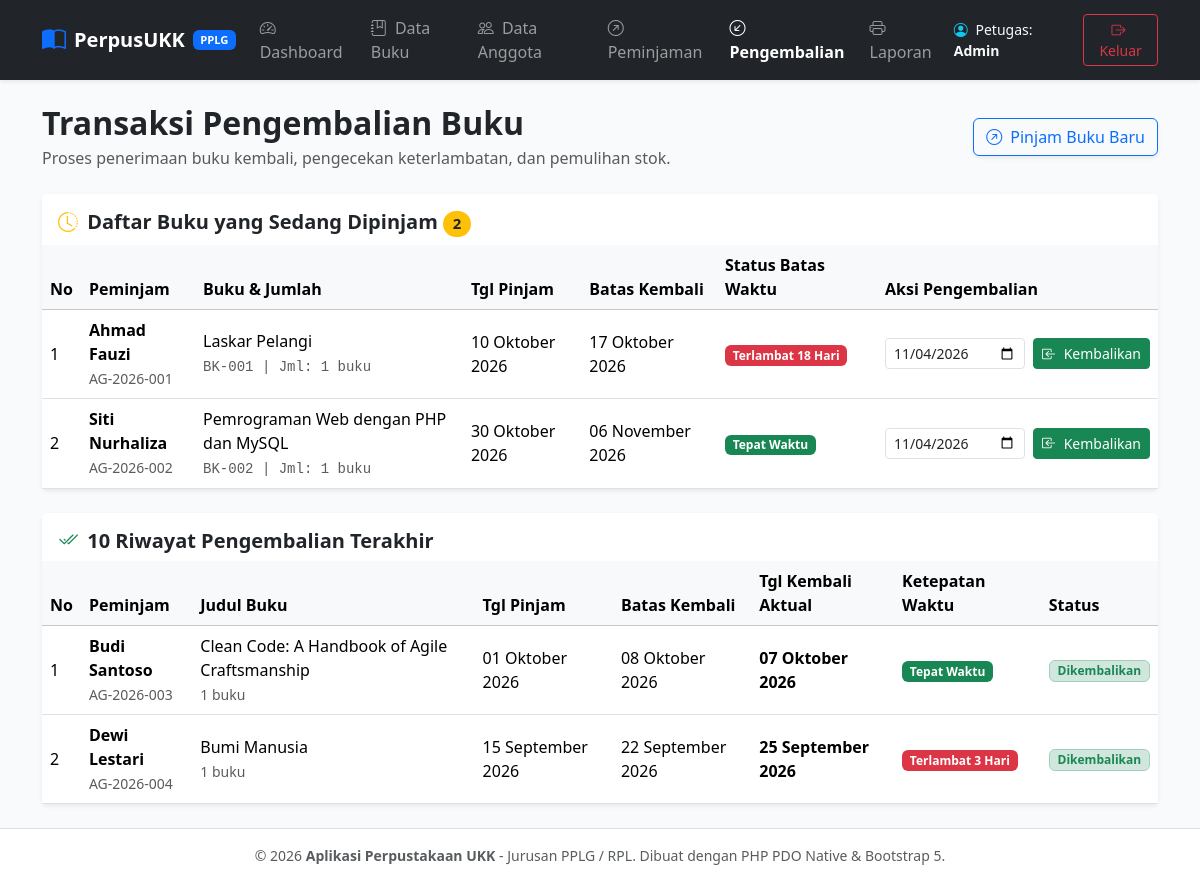
/perpus/versi-bootstrap/pengembalian.php (signed in), run on the app's committed database.
### tables this page shows
CREATE TABLE `peminjaman` (
    `id_peminjaman` INT AUTO_INCREMENT PRIMARY KEY,
    `id_anggota` INT NOT NULL,
    `id_buku` INT NOT NULL,
    `tanggal_pinjam` DATE NOT NULL,
    `tanggal_rencana_kembali` DATE NOT NULL,
    `tanggal_kembali_aktual` DATE NULL DEFAULT NULL,
    `jumlah_pinjam` INT NOT NULL DEFAULT 1,
    `status` ENUM('Dipinjam', 'Dikembalikan') NOT NULL DEFAULT 'Dipinjam',
    `created_at` TIMESTAMP DEFAULT CURRENT_TIMESTAMP,
    KEY `idx_peminjaman_status` (`status`),
    KEY `idx_peminjaman_tgl_pinjam` (`tanggal_pinjam`),
    CONSTRAINT `fk_peminjaman_anggota` 
        FOREIGN KEY (`id_anggota`) REFERENCES `anggota` (`id_anggota`) 
        ON DELETE RESTRICT ON UPDATE CASCADE,
    CONSTRAINT `fk_peminjaman_buku` 
        FOREIGN KEY (`id_buku`) REFERENCES `buku` (`id_buku`) 
        ON DELETE RESTRICT ON UPDATE CASCADE
);

CREATE TABLE `anggota` (
    `id_anggota` INT AUTO_INCREMENT PRIMARY KEY,
    `nomor_anggota` VARCHAR(20) NOT NULL UNIQUE,
    `nama_lengkap` VARCHAR(100) NOT NULL,
    `jenis_kelamin` ENUM('Laki-laki', 'Perempuan') NOT NULL,
    `alamat` TEXT NOT NULL,
    `no_telepon` VARCHAR(20) NOT NULL,
    `tanggal_pendaftaran` DATE NOT NULL,
    `created_at` TIMESTAMP DEFAULT CURRENT_TIMESTAMP,
    KEY `idx_anggota_nama` (`nama_lengkap`)
);

CREATE TABLE `buku` (
    `id_buku` INT AUTO_INCREMENT PRIMARY KEY,
    `kode_buku` VARCHAR(20) NOT NULL UNIQUE,
    `judul_buku` VARCHAR(150) NOT NULL,
    `pengarang` VARCHAR(100) NOT NULL,
    `penerbit` VARCHAR(100) NOT NULL,
    `tahun_terbit` YEAR NOT NULL,
    `kategori` VARCHAR(50) NOT NULL,
    `stok` INT NOT NULL DEFAULT 0,
    `created_at` TIMESTAMP DEFAULT CURRENT_TIMESTAMP,
    KEY `idx_buku_judul` (`judul_buku`)
);

### perpus/versi-bootstrap/config/database.php (called while the page is built, shortened)
<?php
function escape($data) {
    return htmlspecialchars((string)$data, ENT_QUOTES, 'UTF-8');
}
function format_tanggal($tanggal) {
    $bulanIndo = [
        1 => 'Januari', 'Februari', 'Maret', 'April', 'Mei', 'Juni',
        'Juli', 'Agustus', 'September', 'Oktober', 'November', 'Desember'
    ];
    $timestamp = strtotime($tanggal);
    $hari  = date('d', $timestamp);
    $bulan = $bulanIndo[(int)date('m', $timestamp)];
    $tahun = date('Y', $timestamp);
    return "{$hari} {$bulan} {$tahun}";
}
function hitung_keterlambatan($tglRencana, $tglAktual = null) {
    $targetRencana = new DateTime($tglRencana);
    $targetSelesai = !empty($tglAktual) ? new DateTime($tglAktual) : new DateTime(date('Y-m-d'));
    $targetRencana->setTime(0, 0, 0);
    $targetSelesai->setTime(0, 0, 0);
    if ($targetSelesai > $targetRencana) {
        $interval = $targetRencana->diff($targetSelesai);
        $hariTerlambat = (int)$interval->format('%a');
        return [
            'terlambat'   => true,
            'hari'        => $hariTerlambat,
            'status_teks' => "Terlambat {$hariTerlambat} Hari",
            'badge_class' => 'danger'
        ];
    } else {
        return [
            'terlambat'   => false,
            'hari'        => 0,
            'status_teks' => 'Tepat Waktu',
            'badge_class' => 'success'
        ];
    }
}

### perpus/versi-bootstrap/pengembalian.php (the view, shortened to what this page needs)
<?php
require_once 'config/database.php';
$queryDipinjam = "
    SELECT p.*, a.nama_lengkap AS nama_anggota, a.nomor_anggota, b.judul_buku, b.kode_buku
    FROM peminjaman p
    JOIN anggota a ON p.id_anggota = a.id_anggota
    JOIN buku b ON p.id_buku = b.id_buku
    WHERE p.status = 'Dipinjam'
    ORDER BY p.tanggal_rencana_kembali ASC
";
$stmtDipinjam = $pdo->query($queryDipinjam);
$daftarDipinjam = $stmtDipinjam->fetchAll();
$queryRiwayatKembali = "
    SELECT p.*, a.nama_lengkap AS nama_anggota, a.nomor_anggota, b.judul_buku, b.kode_buku
    FROM peminjaman p
    JOIN anggota a ON p.id_anggota = a.id_anggota
    JOIN buku b ON p.id_buku = b.id_buku
    WHERE p.status = 'Dikembalikan'
    ORDER BY p.tanggal_kembali_aktual DESC, p.id_peminjaman DESC
    LIMIT 10
";
$stmtRiwayatKembali = $pdo->query($queryRiwayatKembali);
$riwayatKembali = $stmtRiwayatKembali->fetchAll();
include 'includes/header.php';
?>
<div class="d-flex justify-content-between align-items-center mb-4 flex-wrap gap-2">
    <div>
        <h2 class="fw-bold text-dark mb-1">Transaksi Pengembalian Buku</h2>
        <p class="text-muted mb-0">Proses penerimaan buku kembali, pengecekan keterlambatan, dan pemulihan stok.</p>
    </div>
    <div>
        <a href="peminjaman.php" class="btn btn-outline-primary shadow-sm">
            <i class="bi bi-arrow-up-right-circle me-1"></i> Pinjam Buku Baru
        </a>
    </div>
</div>
<div class="card shadow-sm border-0 mb-4">
    <div class="card-header bg-white border-0 pt-3">
        <h5 class="fw-bold mb-0 text-dark">
            <i class="bi bi-clock-history text-warning me-1"></i>
            Daftar Buku yang Sedang Dipinjam <span class="badge bg-warning text-dark rounded-pill"><?= count($daftarDipinjam) ?></span>
        </h5>
    </div>
    <div class="card-body p-0">
        <div class="table-responsive">
            <table class="table table-hover align-middle mb-0">
                <thead class="table-light">
                    <tr>
                        <th>No</th>
                        <th>Peminjam</th>
                        <th>Buku & Jumlah</th>
                        <th>Tgl Pinjam</th>
                        <th>Batas Kembali</th>
                        <th>Status Batas Waktu</th>
                        <th style="min-width: 260px;">Aksi Pengembalian</th>
                    </tr>
                </thead>
                <tbody>
                    <?php if (empty($daftarDipinjam)): ?>
                        <tr>
                            <td colspan="7" class="text-center py-5 text-muted">
                                <i class="bi bi-check2-circle text-success fs-1 d-block mb-2"></i>
                                Luar biasa! Seluruh buku yang dipinjam saat ini sudah dikembalikan semua.
                            </td>
                        </tr>
                    <?php else: ?>
                        <?php $no = 1; foreach ($daftarDipinjam as $item): ?>
                            <?php
                                $infoKeterlambatan = hitung_keterlambatan($item['tanggal_rencana_kembali']);
                            ?>
                            <tr>
                                <td><?= $no++ ?></td>
                                <td>
                                    <div class="fw-bold"><?= escape($item['nama_anggota']) ?></div>
                                    <small class="text-muted"><?= escape($item['nomor_anggota']) ?></small>
                                </td>
                                <td>
                                    <div><?= escape($item['judul_buku']) ?></div>
                                    <small class="text-muted font-monospace"><?= escape($item['kode_buku']) ?> | Jml: <?= (int)$item['jumlah_pinjam'] ?> buku</small>
                                </td>
                                <td><?= format_tanggal($item['tanggal_pinjam']) ?></td>
                                <td><?= format_tanggal($item['tanggal_rencana_kembali']) ?></td>
                                <td>
                                    <span class="badge bg-<?= $infoKeterlambatan['badge_class'] ?>">
                                        <?= $infoKeterlambatan['status_teks'] ?>
                                    </span>
                                </td>
                                <td>
                                    <form action="pengembalian.php" method="POST" class="d-flex gap-2"
                                          onsubmit="return confirm('Apakah Anda yakin ingin memproses pengembalian buku \'<?= escape(addslashes($item['judul_buku'])) ?>\'?')">
                                        <input type="date" name="tanggal_kembali_aktual" class="form-control form-control-sm"
                                               style="width: 140px;" value="<?= date('Y-m-d') ?>" required title="Tanggal Pengembalian">
                                        <button type="submit" class="btn btn-sm btn-success text-nowrap">
                                            <i class="bi bi-box-arrow-in-left me-1"></i> Kembalikan
                                        </button>
                                    </form>
                                </td>
                            </tr>
                        <?php endforeach; ?>
                    <?php endif; ?>
                </tbody>
            </table>
        </div>
    </div>
</div>
<div class="card shadow-sm border-0">
    <div class="card-header bg-white border-0 pt-3">
        <h5 class="fw-bold mb-0 text-dark">
            <i class="bi bi-check2-all text-success me-1"></i>
            10 Riwayat Pengembalian Terakhir
        </h5>
    </div>
    <div class="card-body p-0">
        <div class="table-responsive">
            <table class="table table-hover align-middle mb-0">
                <thead class="table-light">
                    <tr>
                        <th>No</th>
                        <th>Peminjam</th>
                        <th>Judul Buku</th>
                        <th>Tgl Pinjam</th>
                        <th>Batas Kembali</th>
                        <th>Tgl Kembali Aktual</th>
                        <th>Ketepatan Waktu</th>
                        <th>Status</th>
                    </tr>
                </thead>
                <tbody>
                    <?php if (empty($riwayatKembali)): ?>
                        <tr>
                            <td colspan="8" class="text-center py-4 text-muted">
                                Belum ada riwayat pengembalian buku.
                            </td>
                        </tr>
                    <?php else: ?>
                        <?php $rk = 1; foreach ($riwayatKembali as $history): ?>
                            <?php
                                $infoHistory = hitung_keterlambatan($history['tanggal_rencana_kembali'], $history['tanggal_kembali_aktual']);
                            ?>
                            <tr>
                                <td><?= $rk++ ?></td>
                                <td>
                                    <div class="fw-bold"><?= escape($history['nama_anggota']) ?></div>
                                    <small class="text-muted"><?= escape($history['nomor_anggota']) ?></small>
                                </td>
                                <td>
                                    <div><?= escape($history['judul_buku']) ?></div>
                                    <small class="text-muted"><?= (int)$history['jumlah_pinjam'] ?> buku</small>
                                </td>
                                <td><?= format_tanggal($history['tanggal_pinjam']) ?></td>
                                <td><?= format_tanggal($history['tanggal_rencana_kembali']) ?></td>
                                <td><strong><?= format_tanggal($history['tanggal_kembali_aktual']) ?></strong></td>
                                <td>
                                    <span class="badge bg-<?= $infoHistory['badge_class'] ?>">
                                        <?= $infoHistory['status_teks'] ?>
                                    </span>
                                </td>
                                <td>
                                    <span class="badge bg-success-subtle text-success border border-success-subtle">Dikembalikan</span>
                                </td>
                            </tr>
                        <?php endforeach; ?>
                    <?php endif; ?>
                </tbody>
            </table>
        </div>
    </div>
</div>
<?php include 'includes/footer.php'; ?>

### perpus/versi-bootstrap/includes/header.php (style rules this page uses)
body { background-color: #f8fafc; min-height: 100vh; display: flex; flex-direction: column; }

### data on the page
peminjaman: id_anggota.nama_lengkap "Ahmad Fauzi", id_anggota.nomor_anggota "AG-2026-001", id_buku.judul_buku "Laskar Pelangi", id_buku.kode_buku "BK-001", jumlah_pinjam "1", tanggal_pinjam "10 Oktober 2026", tanggal_rencana_kembali "17 Oktober 2026", tanggal_rencana_kembali "Terlambat 18 Hari"
peminjaman: id_anggota.nama_lengkap "Siti Nurhaliza", id_anggota.nomor_anggota "AG-2026-002", id_buku.judul_buku "Pemrograman Web dengan PHP dan MySQL", id_buku.kode_buku "BK-002", jumlah_pinjam "1", tanggal_pinjam "30 Oktober 2026", tanggal_rencana_kembali "06 November 2026", tanggal_rencana_kembali "Tepat Waktu"
peminjaman: id_anggota.nama_lengkap "Budi Santoso", id_anggota.nomor_anggota "AG-2026-003", id_buku.judul_buku "Clean Code: A Handbook of Agile Craftsmanship", jumlah_pinjam "1", tanggal_pinjam "01 Oktober 2026", tanggal_rencana_kembali "08 Oktober 2026", tanggal_kembali_aktual "07 Oktober 2026", tanggal_rencana_kembali+tanggal_kembali_aktual "Tepat Waktu"
peminjaman: id_anggota.nama_lengkap "Dewi Lestari", id_anggota.nomor_anggota "AG-2026-004", id_buku.judul_buku "Bumi Manusia", jumlah_pinjam "1", tanggal_pinjam "15 September 2026", tanggal_rencana_kembali "22 September 2026", tanggal_kembali_aktual "25 September 2026", tanggal_rencana_kembali+tanggal_kembali_aktual "Terlambat 3 Hari"

### other printed values
$_SESSION['nama_lengkap'] "Admin"
count($daftarDipinjam) "2"
